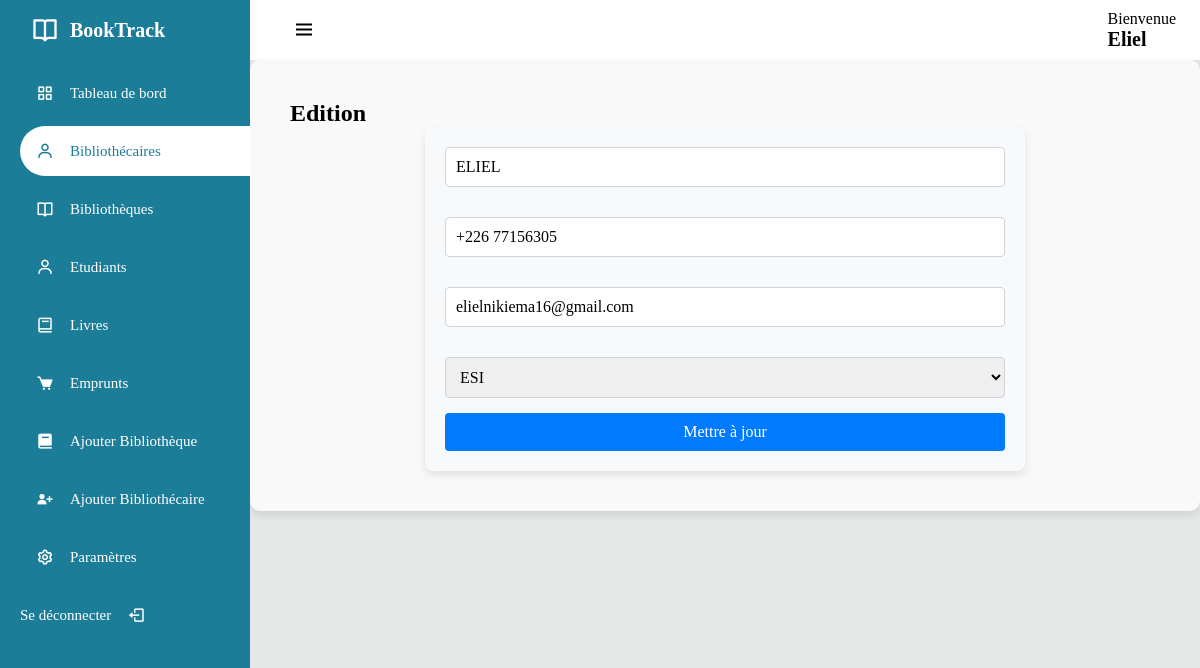
/manage/scripts/edit_librarian.php?id=14 (signed in), run on the app's committed database.
### tables this page shows
CREATE TABLE IF NOT EXISTS `librarian` (
  `librarian_id` int NOT NULL AUTO_INCREMENT,
  `librarian_name` varchar(100) NOT NULL,
  `librarian_mail` varchar(100) NOT NULL,
  `librarian_tel` varchar(100) NOT NULL,
  `librarian_pass` text NOT NULL,
  `library_id` int NOT NULL,
  `must_changes` tinyint(1) NOT NULL DEFAULT '1',
  PRIMARY KEY (`librarian_id`),
  KEY `lib_lib_id` (`library_id`)
);

CREATE TABLE IF NOT EXISTS `library` (
  `library_id` int NOT NULL AUTO_INCREMENT,
  `library_name` varchar(100) NOT NULL,
  PRIMARY KEY (`library_id`)
);

### manage/scripts/edit_librarian.php (the view, shortened to what this page needs)
<?php require "../../config/config.php" ?>
<?php
    if(isset($_GET['id'])) {
        $librarian_id = $_GET['id'];
        if($_SERVER["REQUEST_METHOD"] == "POST"){
            $librarian_name = htmlspecialchars($_POST['librarian_name']);
            $librarian_mail = htmlspecialchars($_POST['librarian_mail']);
            $librarian_tel = htmlspecialchars($_POST['librarian_tel']);
            $library_id = $_POST['library_id'];
            $sql = "UPDATE librarian SET librarian_name = ?, librarian_mail = ?, librarian_tel = ?, library_id = ?
                    WHERE librarian_id = ?";
            $stmt = $conn->prepare($sql);
            $stmt->execute([$librarian_name, $librarian_mail, $librarian_tel, $library_id, $librarian_id]);
            header("Location: ../librarian.php?success=true");
			exit();
        } else {
            $sql = "SELECT lb.library_id, lb.librarian_name, l.library_name, lb.librarian_tel, lb.librarian_mail
                    FROM librarian lb
                    JOIN library l ON (lb.library_id = l.library_id)
                    WHERE lb.librarian_id = :librarian_id";
            $stmt = $conn->prepare($sql);
            $stmt->bindParam(':librarian_id', $librarian_id, PDO::PARAM_INT);
            $stmt->execute();
            $librarian = $stmt->fetch(PDO::FETCH_ASSOC);
        }
    } else {
        header("Location: ../librarian.php");
		exit();
    }
?>
<!DOCTYPE html>
<html lang="fr">
<head>
	<link rel="stylesheet" href="../../assets/css/libra.css?v=1.0">
	<link rel="stylesheet" href="https://cdnjs.cloudflare.com/ajax/libs/font-awesome/6.2.1/css/all.min.css">
	<link href='https://unpkg.com/boxicons@2.1.1/css/boxicons.min.css' rel='stylesheet'>
	<link rel="stylesheet" href="../../assets/css/edit_libra1.css?v=1.0">
</head>
<body>
	<div class="sidebar">
		<div class="logo_details">
			<i class='bx bx-book-open'></i>
			<div class="logo_name">
				BookTrack
			</div>
		</div>
		<ul>
			<li>
				<a href="../admin_dash.php">
				<i class='bx bx-grid-alt'></i>
				<span class="links_name">
					Tableau de bord
				</span>
				</a>
			</li>
			<li>
				<a href="../librarian.php" class="active">
				<i class='bx bx-user'></i>
				<span class="links_name">
					Bibliothécaires
				</span>
				</a>
			</li>
			<li>
				<a href="../library.php">
				<i class='bx bx-book-open'></i>
				<span class="links_name">
					Bibliothèques
				</span>
				</a>
			</li>
			<li>
				<a href="../student.php">
				<i class='bx bx-user'></i>
				<span class="links_name">
					Etudiants
				</span>
				</a>
			</li>
			<li>
				<a href="../book.php">
				<i class='bx bx-book' ></i>
				<span class="links_name">
					Livres
				</span>
				</a>
			</li>
			<li>
				<a href="../borrow.php">
				<i class='bx bxs-cart'></i>
				<span class="links_name">
					Emprunts
				</span>
				</a>
			</li>
			<li>
				<a href="../add_library.php">
				<i class='bx bxs-book'></i>
				<span class="links_name">
					Ajouter Bibliothèque
				</span>
				</a>
			</li>
			<li>
				<a href="../add_librarian.php">
				<i class='bx bxs-user-plus'></i>
				<span class="links_name">
					Ajouter Bibliothécaire
				</span>
				</a>
			</li>
			<li>
				<a href="../setting.php">
				<i class='bx bx-cog'></i>
				<span class="links_name">
					Paramètres
				</span>
				</a>
			</li>
			<li class="../login">
				<a href="logout.php">
				<span class="links_name login_out">
					Se déconnecter
				</span>
				<i class='bx bx-log-out' id="log_out"></i>
				</a>
			</li>
		</ul>
	</div>
	<section class="home_section">
		<div class="topbar">
			<div class="toggle">
				<i class='bx bx-menu' id="btn"></i>
			</div>
			<div class="user_wrapper">
				<p>Bienvenue</p>
				<?php if(isset($_SESSION['ad_name'])): ?>
                    <h2 style="text-transform: capitalize; font-size:20px;">
                    	<?php echo $_SESSION['ad_name']; ?>
                    </h2>
                <?php endif; ?>
			</div>
		</div>
		<div class="details">
			<div class="recent_project">
				<h2>Edition</h2>
				<form id="librarianForm" method="POST">
					<input type="text" style="text-transform:uppercase;" name="librarian_name" id="librarianName" placeholder="Nom" value="<?= $librarian['librarian_name']; ?>" required>
					<input type="text" name="librarian_tel" id="librarianTel" placeholder="Téléphone" value="<?= $librarian['librarian_tel']; ?>" required>
					<input type="email" style="text-transform:lowercase;" name="librarian_mail" id="librarianMail" placeholder="Email" value="<?= $librarian['librarian_mail']; ?>">
					<select name="library_id" id="librarySelect" style="text-transform:uppercase;" required>
						<option value="<?= $librarian['library_id']; ?>"><?= $librarian['library_name']; ?></option>
					</select>
					<input type="button" id="submitButton" value="Mettre à jour">
				</form>
			</div>
		</div>
	</section>
</html>

### assets/css/libra.css (style rules this page uses)
:root { --blue: #0053f3; --dark-blue: #1c7d98; --white: #fff; --gray: #8390a2; }
* { margin: 0; padding: 0; box-sizing: border-box; font-family: Georgia, 'Times New Roman', Times, serif; }
.sidebar { position: fixed; left: 0; top: 0; width: 250px; height: 100%; padding-left: 20px; background: var(--dark-blue); transition: all 0.5s ease; z-index: 99; }
.sidebar .logo_details { position: relative; height: 60px; display: flex; align-items: center; }
.sidebar li { position: relative; margin: 8px 0; list-style: none; }
.sidebar i { position: relative; height: 60px; min-width: 50px; font-size: 28px; line-height: 60px; text-align: center; color: var(--white); }
.sidebar .logo_details .logo_name { font-size: 20px; font-weight: 600; color: var(--white); transition: all 0.5s ease; }
.toggle { position: relative; }
#btn { font-size: 24px; cursor: pointer; }
.sidebar ul li a i { position: relative; height: 50px; font-size: 18px; line-height: 50px; }
.sidebar ul li a { width: 100%; height: 100%; display: flex; align-items: center; text-decoration: none; border-radius: 30px 0px 0px 30px; transition: all 0.5s ease; }
.sidebar ul li a .links_name { font-size: 15px; font-weight: 400; color: var(--white); transition: 0.4s; }
.sidebar li a.active { background: var(--white); }
.sidebar li a.active .links_name, .sidebar li a.active i { color: var(--dark-blue); }
.home_section { position: relative; width: calc(100% - 250px); min-height: 100vh; left: 250px; top: 0; background: #E4E9E7; transition: all 0.5s ease; }
.home_section .topbar { position: relative; width: 100%; height: 60px; display: flex; justify-content: space-between; align-items: center; padding: 1rem 1.5rem; background: var(--white); }
.home_section .topbar .toggle { position: relative; width: 60px; height: 60px; display: flex; justify-content: center; align-items: center; font-size: 2em; cursor: pointer; }
.details { position: relative; width: 100%; padding: 20px; display: grid; grid-template-columns: 3fr; background-color: #f9f9f9; border-radius: 10px; box-shadow: 0 4px 8px rgba(0, 0, 0, 0.1); }
.details .recent_project { position: relative; display: grid; padding: 20px; border-radius: 20px; overflow-y: auto; white-space: nowrap; }

### assets/css/edit_libra1.css (style rules this page uses)
#librarianForm { display: flex; flex-direction: column; gap: 15px; padding: 20px; background-color: #f8f9fa; border-radius: 8px; box-shadow: 0 4px 8px rgba(0, 0, 0, 0.1); width: 100%; max-width: 600px; margin: auto; }
#librarianForm input[type="text"], #librarianForm input[type="email"], #librarianForm select { width: 100%; padding: 10px; border: 1px solid #ced4da; border-radius: 4px; box-sizing: border-box; font-size: 16px; }
#submitButton { width: 100%; padding: 10px; background-color: #007bff; color: #fff; border: none; border-radius: 4px; font-size: 16px; cursor: pointer; transition: background-color 0.3s ease; }

### data on the page
librarian: librarian_name "Eliel", librarian_tel "+226 77156305", librarian_mail "elielnikiema16@gmail.com", library_id "ESI"

### other printed values
$_SESSION['ad_name'] "Eliel"
